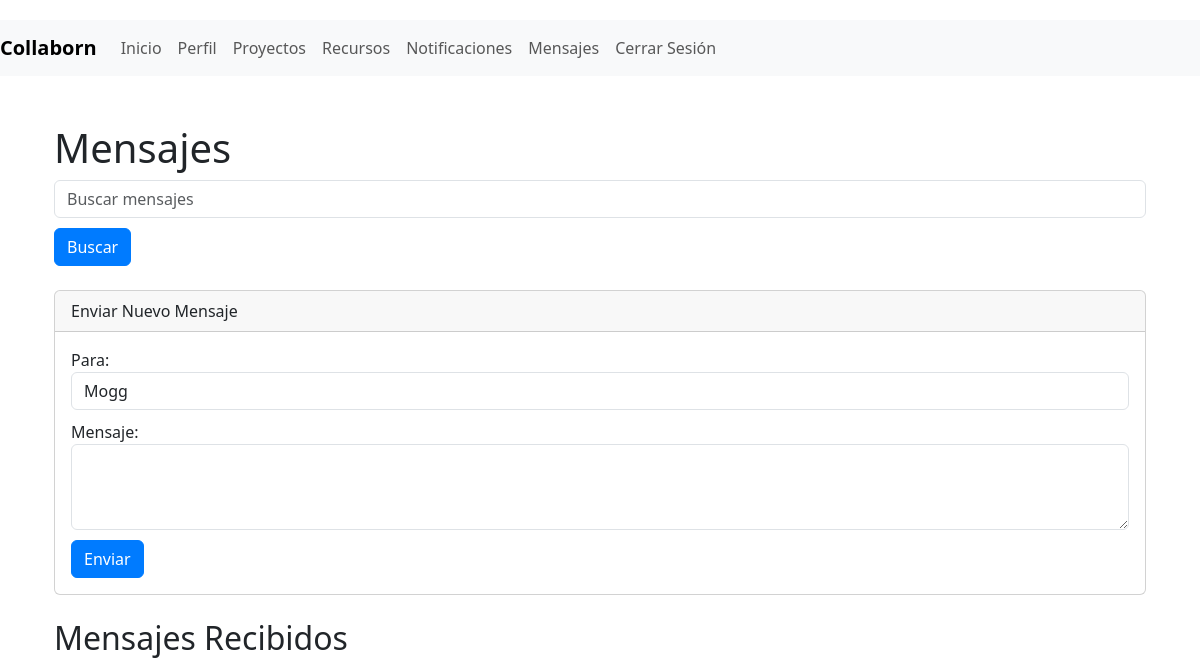
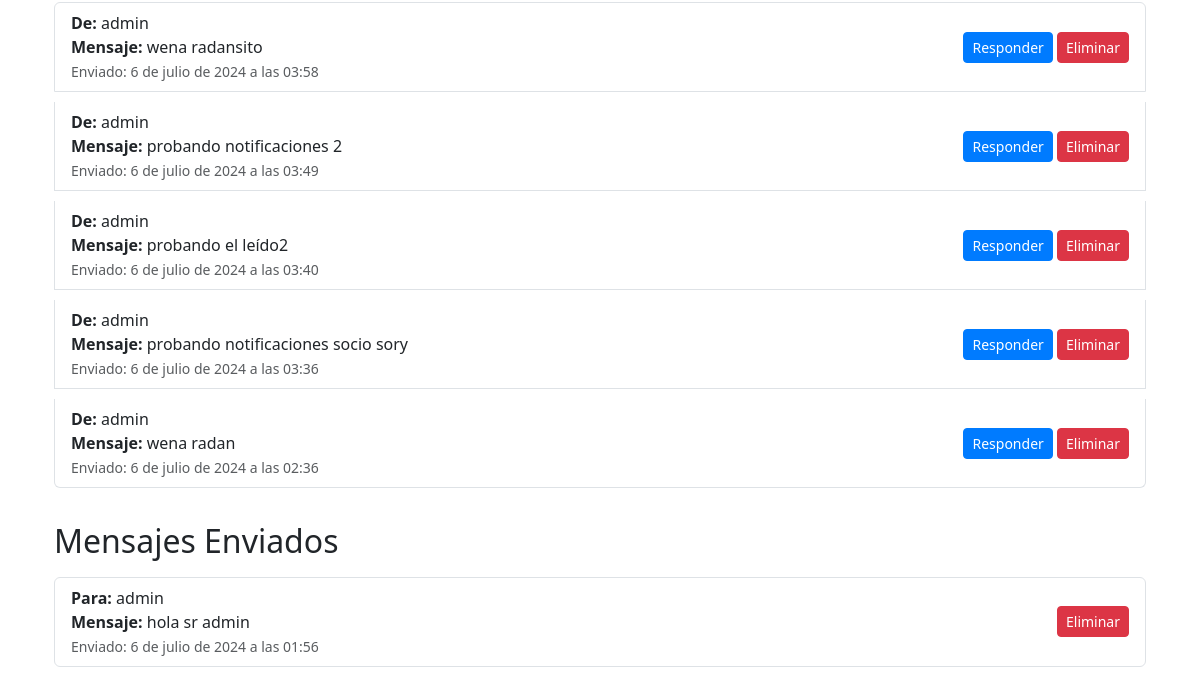
Page /mensajes/ (signed in) on the earlier database version (2 pictures, top to bottom).
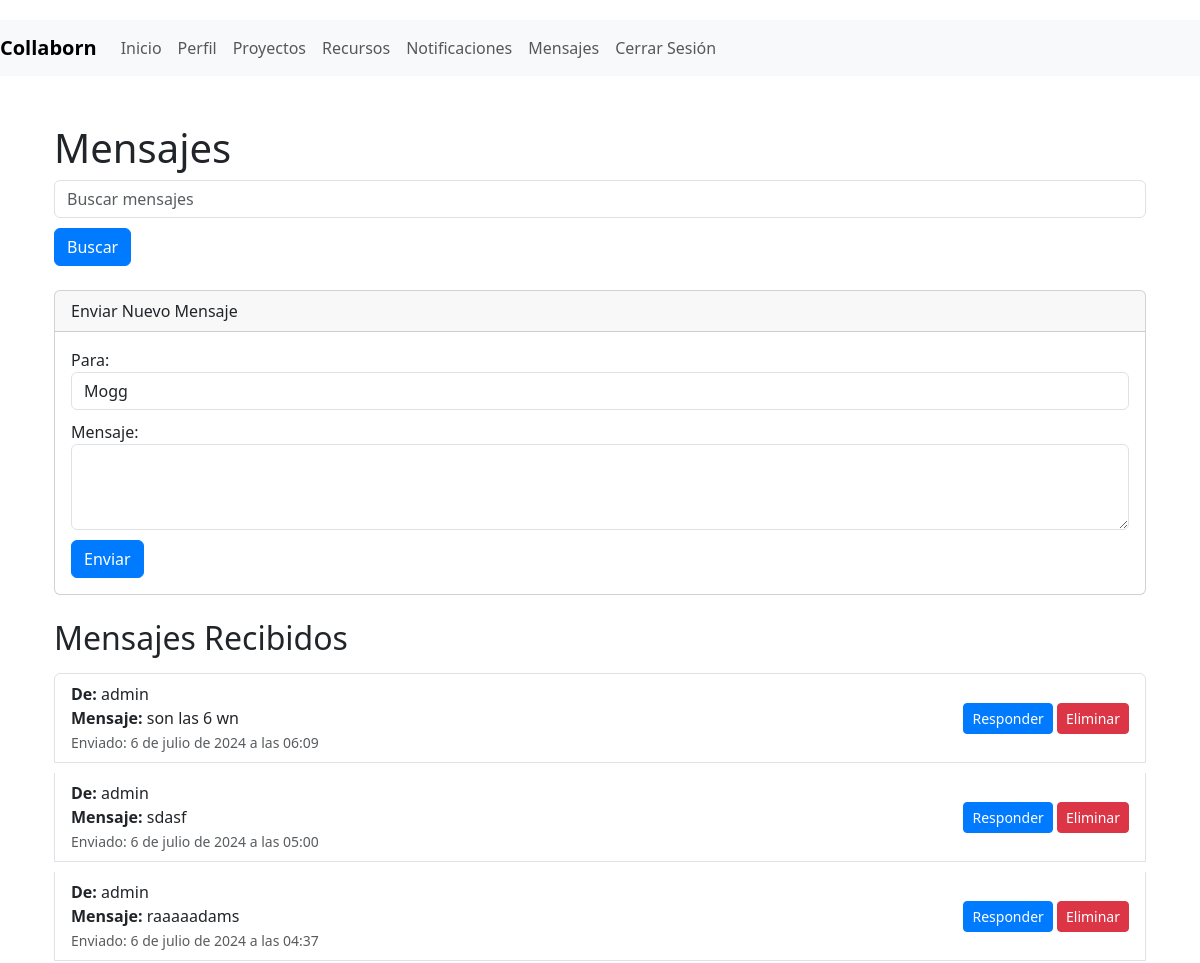
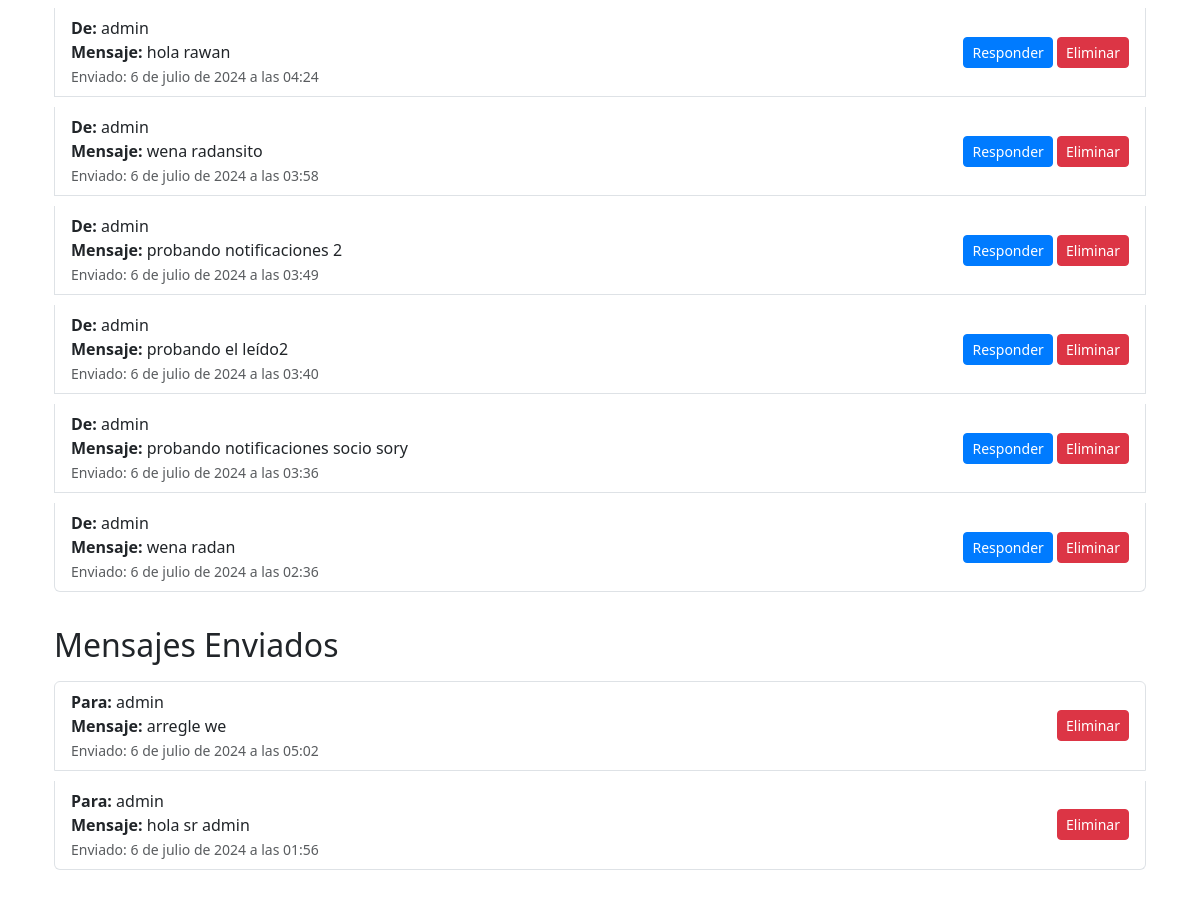
Same page on the later database version (2 pictures, top to bottom).
### myapp/models.py (models this page shows, shortened)
class Mensaje(models.Model):
    emisor = models.ForeignKey(User, related_name='mensajes_enviados', on_delete=models.CASCADE)
    receptor = models.ForeignKey(User, related_name='mensajes_recibidos', on_delete=models.CASCADE)
    contenido = models.TextField()
    fecha_envio = models.DateTimeField(auto_now_add=True)
    leido = models.BooleanField(default=False)

### myapp/views.py (the view)
# urls.py: path('mensajes/', views.listar_mensajes, name='listar_mensajes'),
@login_required
def listar_mensajes(request):
    query = request.GET.get('q')
    if query:
        mensajes_recibidos = Mensaje.objects.filter(receptor=request.user, contenido__icontains=query).order_by('-fecha_envio')
        mensajes_enviados = Mensaje.objects.filter(emisor=request.user, contenido__icontains=query).order_by('-fecha_envio')
    else:
        mensajes_recibidos = Mensaje.objects.filter(receptor=request.user).order_by('-fecha_envio')
        mensajes_enviados = Mensaje.objects.filter(emisor=request.user).order_by('-fecha_envio')
    mensajes_recibidos.update(leido=True)
    return render(request, 'myapp/listar_mensajes.html', {
        'mensajes_recibidos': mensajes_recibidos,
        'mensajes_enviados': mensajes_enviados,
        'users': User.objects.exclude(id=request.user.id),
        'query': query
    })

### myapp/templates/myapp/listar_mensajes.html (shortened to what this page needs)
{% extends 'myapp/base.html' %}
{% block content %}
<div class="container mt-5">
    <h1>Mensajes</h1>
    <form method="get" class="form-inline mb-4">
        <input type="text" name="q" class="form-control mr-2" placeholder="Buscar mensajes" value="{{ query|default:'' }}">
        <button type="submit" class="btn btn-primary">Buscar</button>
    </form>
    <div class="card mb-4">
        <div class="card-header">
            Enviar Nuevo Mensaje
        </div>
        <div class="card-body">
            <form method="post" action="{% url 'enviar_mensaje' %}">
                <div class="form-group">
                    <label for="receptor">Para:</label>
                    <select name="receptor" id="receptor" class="form-control">
                        {% for user in users %}
                        <option value="{{ user.id }}">{{ user.username }}</option>
                        {% endfor %}
                    </select>
                </div>
                <div class="form-group">
                    <label for="contenido">Mensaje:</label>
                    <textarea name="contenido" id="contenido" class="form-control" rows="3" required></textarea>
                </div>
                <button type="submit" class="btn btn-primary">Enviar</button>
            </form>
        </div>
    </div>
    <h2 class="mb-3">Mensajes Recibidos</h2>
    {% if mensajes_recibidos %}
    <div class="list-group mb-4">
        {% for mensaje in mensajes_recibidos %}
        <div class="list-group-item {% if not mensaje.leido %}font-weight-bold{% endif %}">
            <div class="d-flex justify-content-between align-items-center">
                <div>
                    <strong>De:</strong> {{ mensaje.emisor.username }}<br>
                    <strong>Mensaje:</strong> {{ mensaje.contenido }}<br>
                    <small class="text-muted">Enviado: {{ mensaje.fecha_envio }}</small>
                </div>
                <div>
                    <a href="#" class="btn btn-sm btn-primary responder-btn" data-emisor-id="{{ mensaje.emisor.id }}">Responder</a>
                    <button type="button" class="btn btn-sm btn-danger" data-toggle="modal" data-target="#confirmDeleteModal" data-mensaje-id="{{ mensaje.id }}">Eliminar</button>
                </div>
            </div>
        </div>
        {% endfor %}
    </div>
    {% else %}
    <div class="alert alert-info">No tienes mensajes recibidos.</div>
    {% endif %}
    <h2 class="mb-3">Mensajes Enviados</h2>
    {% if mensajes_enviados %}
    <div class="list-group mb-4">
        {% for mensaje in mensajes_enviados %}
        <div class="list-group-item">
            <div class="d-flex justify-content-between align-items-center">
                <div>
                    <strong>Para:</strong> {{ mensaje.receptor.username }}<br>
                    <strong>Mensaje:</strong> {{ mensaje.contenido }}<br>
                    <small class="text-muted">Enviado: {{ mensaje.fecha_envio }}</small>
                </div>
                <div>
                    <button type="button" class="btn btn-sm btn-danger" data-toggle="modal" data-target="#confirmDeleteModal" data-mensaje-id="{{ mensaje.id }}">Eliminar</button>
                </div>
            </div>
        </div>
        {% endfor %}
    </div>
    {% else %}
    <div class="alert alert-info">No has enviado mensajes.</div>
    {% endif %}
</div>
{% endblock %}

Differences in the rows shown:
added Mensaje: emisor.username "admin", contenido "son las 6 wn", fecha_envio "6 de julio de 2024 a las 06:09", shown under "Mensajes Recibidos"
added Mensaje: emisor.username "admin", contenido "sdasf", fecha_envio "6 de julio de 2024 a las 05:00", shown under "Mensajes Recibidos"
added Mensaje: emisor.username "admin", contenido "raaaaadams", fecha_envio "6 de julio de 2024 a las 04:37", shown under "Mensajes Recibidos"
added Mensaje: emisor.username "admin", contenido "hola rawan", fecha_envio "6 de julio de 2024 a las 04:24", shown under "Mensajes Recibidos"
added Mensaje: receptor.username "admin", contenido "arregle we", fecha_envio "6 de julio de 2024 a las 05:02", shown under "Mensajes Enviados"
